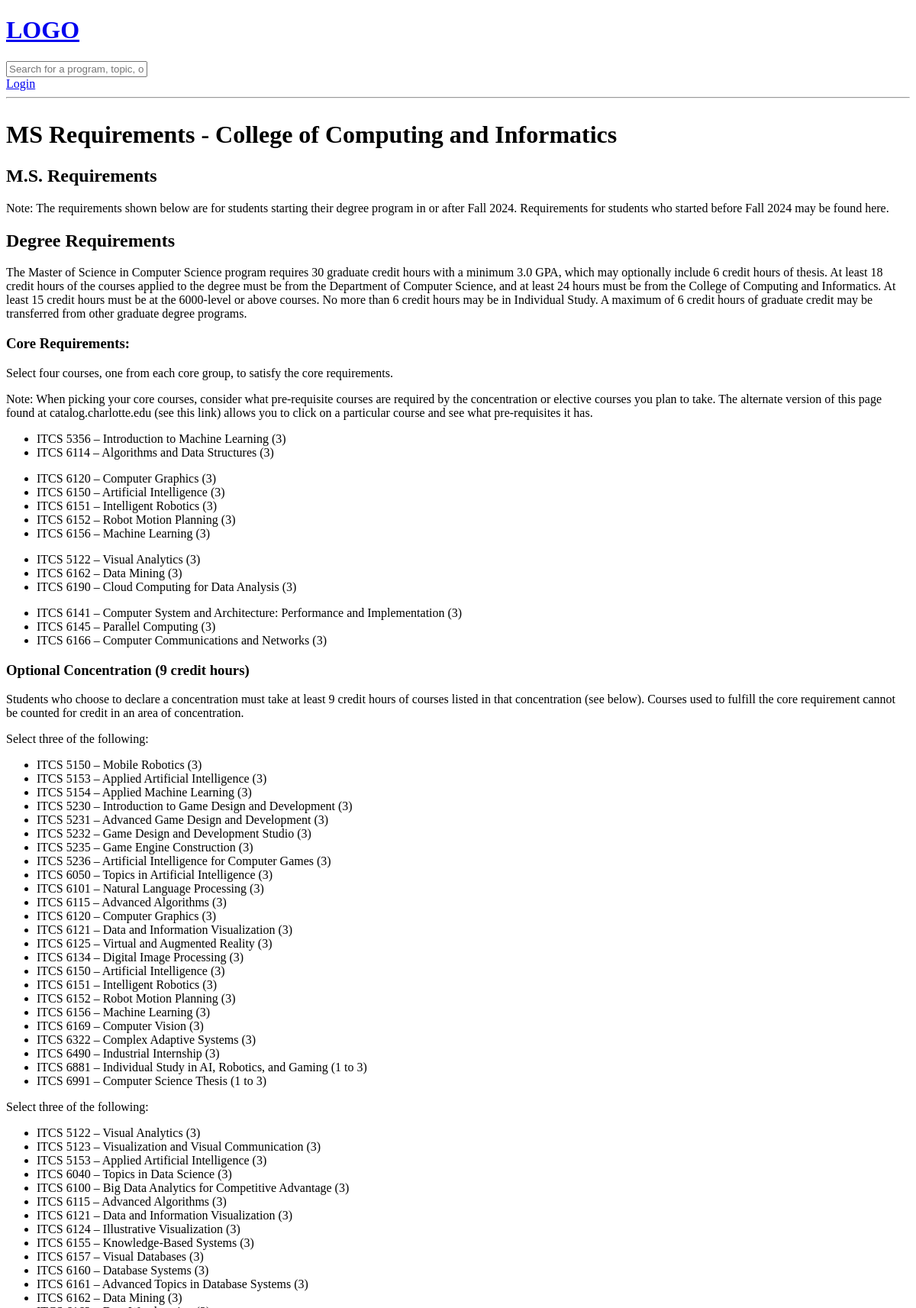
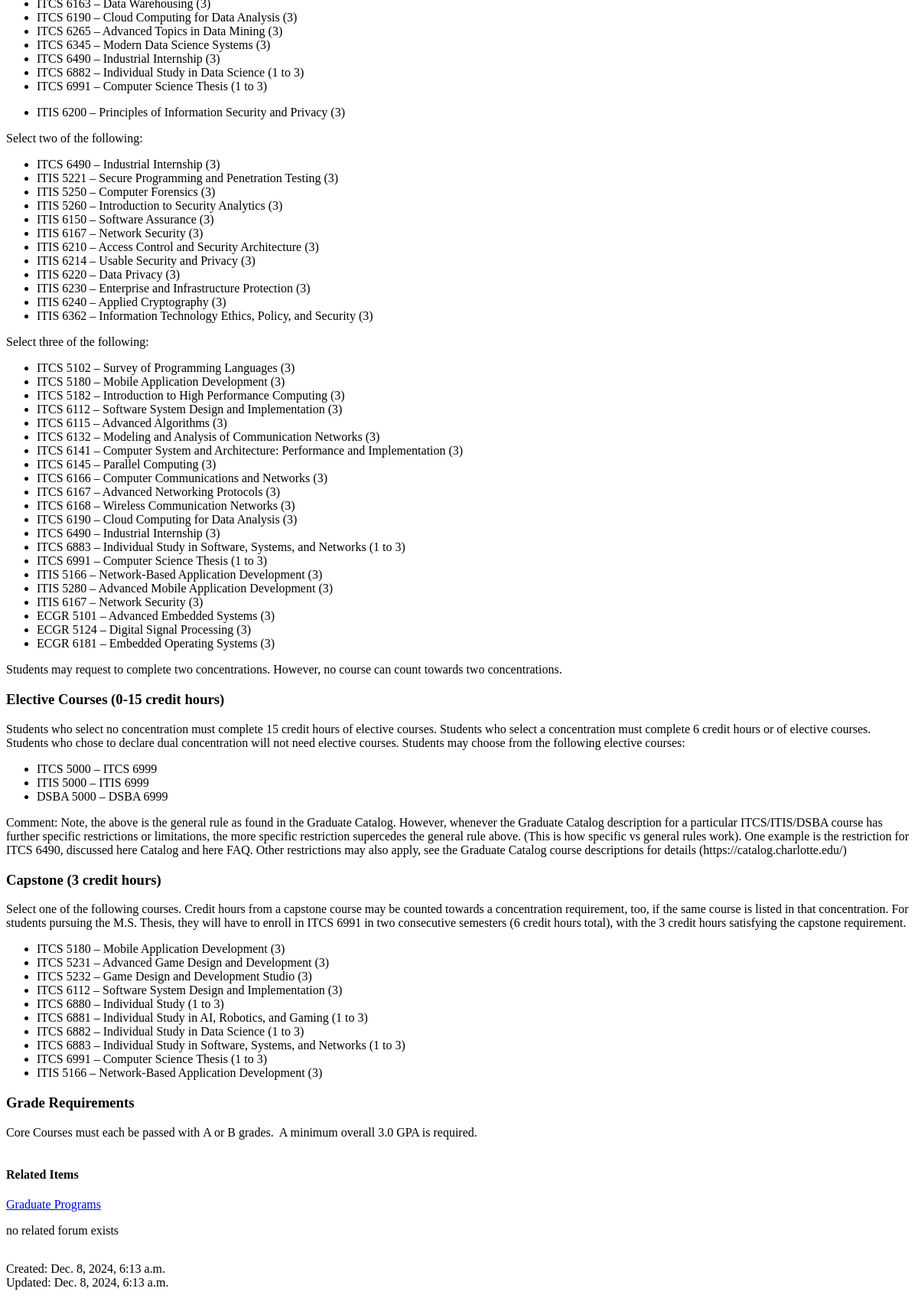
The app's page /program/7/ with its own data (2 pictures, top to bottom).
### base/models.py (models this page shows, shortened)
class Program(models.Model):
    name = models.CharField(max_length=200)
    body = models.TextField()
    topic = models.ForeignKey(Topic, on_delete=models.SET_NULL, null=True)
    updated = models.DateTimeField(auto_now=True)
    created = models.DateTimeField(auto_now_add=True)
    class Meta:
        ordering = ['-updated', '-created']

class Topic(models.Model):
    name = models.CharField(max_length=200)

### base/views.py (the view)
# urls.py: path('program/<str:pk>/', views.programPage, name="program"),
def programPage(request, pk):
    program = get_object_or_404(Program, pk=pk)
    return render(request, 'base/program.html', {'program': program})

### base/templates/base/program.html (shortened to what this page needs)
{% extends 'main.html' %}
{% block content %}
<div class='program-container'>
    <div class='infoSection'>
        <h1>{{ program.name }}</h1>
        <article>{{ program.body|safe|linebreaks }}</article>
    </div>
    <div class='relSection'>
        <h4>Related Items</h4>
        <a href="{% url 'home' %}?q={{program.topic.name}}">{{program.topic.name}}</a>
        {% if program.rel_forum %}
            <a href="{% url 'forum' program.rel_forum.id%}">{{program.rel_forum.name}}</a>
        {% else %}
            <p>no related forum exists</p>
        {% endif %}
    </div>
    <div class="createUpdate">
        <p>Created: {{ program.created }} <br>Updated: {{ program.updated }}</p>
    </div>
</div>
{% endblock content %}

### base/templates/base/program.html (style rules this page uses)
.program-container { display: grid; grid-template-columns: 4fr 1 fr; }

### records on screen
Program: name "MS Requirements - College of Computing and Informatics", body "M.S. Requirements Note: The requirements shown below are for students starting their degree program in or after Fall 2024. Requirements for students who started before Fall 2024 may be found here. Degree Requirements The Master of Science in Computer Science program requires 30 graduate credit hours with a minimum 3.0 GPA, which may optionally include 6 credit hours of thesis. At least 18 credit hours of the courses applied to the degree must be from the Department of Computer Science, and at least 24 hours must be from the College of Computing and Informatics. At least 15 credit hours must be at the 6000-level or above courses. No more than 6 credit hours may be in Individual Study. A…", topic.name "Graduate Programs", created "Dec. 8, 2024, 6:13 a.m.", updated "Dec. 8, 2024, 6:13 a.m."
